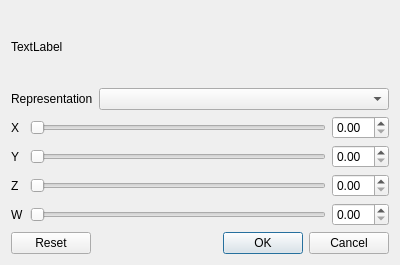
<?xml version="1.0" encoding="UTF-8"?>
<ui version="4.0">
 <class>QuatInputDialog</class>
 <widget class="QDialog" name="QuatInputDialog">
  <property name="geometry">
   <rect>
    <x>0</x>
    <y>0</y>
    <width>400</width>
    <height>265</height>
   </rect>
  </property>
  <property name="sizePolicy">
   <sizepolicy hsizetype="Preferred" vsizetype="Fixed">
    <horstretch>0</horstretch>
    <verstretch>0</verstretch>
   </sizepolicy>
  </property>
  <property name="windowTitle">
   <string>Dialog</string>
  </property>
  <layout class="QVBoxLayout" name="verticalLayout">
   <item>
    <widget class="QLabel" name="label">
     <property name="text">
      <string>TextLabel</string>
     </property>
    </widget>
   </item>
   <item>
    <layout class="QHBoxLayout" name="horizontalLayout_5">
     <item>
      <widget class="QLabel" name="label_2">
       <property name="sizePolicy">
        <sizepolicy hsizetype="Minimum" vsizetype="Preferred">
         <horstretch>0</horstretch>
         <verstretch>0</verstretch>
        </sizepolicy>
       </property>
       <property name="text">
        <string>Representation</string>
       </property>
      </widget>
     </item>
     <item>
      <widget class="QComboBox" name="representationComboBox">
       <property name="sizePolicy">
        <sizepolicy hsizetype="Expanding" vsizetype="Fixed">
         <horstretch>0</horstretch>
         <verstretch>0</verstretch>
        </sizepolicy>
       </property>
      </widget>
     </item>
    </layout>
   </item>
   <item>
    <layout class="QFormLayout" name="formLayout">
     <item row="0" column="0">
      <widget class="QLabel" name="label_x">
       <property name="text">
        <string>X</string>
       </property>
      </widget>
     </item>
     <item row="0" column="1">
      <layout class="QHBoxLayout" name="horizontalLayout">
       <item>
        <widget class="QSlider" name="horizontalSlider_x">
         <property name="orientation">
          <enum>Qt::Horizontal</enum>
         </property>
        </widget>
       </item>
       <item>
        <widget class="QDoubleSpinBox" name="doubleSpinBox_x"/>
       </item>
      </layout>
     </item>
     <item row="1" column="0">
      <widget class="QLabel" name="label_y">
       <property name="text">
        <string>Y</string>
       </property>
      </widget>
     </item>
     <item row="1" column="1">
      <layout class="QHBoxLayout" name="horizontalLayout_2">
       <item>
        <widget class="QSlider" name="horizontalSlider_y">
         <property name="orientation">
          <enum>Qt::Horizontal</enum>
         </property>
        </widget>
       </item>
       <item>
        <widget class="QDoubleSpinBox" name="doubleSpinBox_y"/>
       </item>
      </layout>
     </item>
     <item row="2" column="0">
      <widget class="QLabel" name="label_z">
       <property name="text">
        <string>Z</string>
       </property>
      </widget>
     </item>
     <item row="2" column="1">
      <layout class="QHBoxLayout" name="horizontalLayout_3">
       <item>
        <widget class="QSlider" name="horizontalSlider_z">
         <property name="orientation">
          <enum>Qt::Horizontal</enum>
         </property>
        </widget>
       </item>
       <item>
        <widget class="QDoubleSpinBox" name="doubleSpinBox_z"/>
       </item>
      </layout>
     </item>
     <item row="3" column="0">
      <widget class="QLabel" name="label_w">
       <property name="text">
        <string>W</string>
       </property>
      </widget>
     </item>
     <item row="3" column="1">
      <layout class="QHBoxLayout" name="horizontalLayout_4">
       <item>
        <widget class="QSlider" name="horizontalSlider_w">
         <property name="orientation">
          <enum>Qt::Horizontal</enum>
         </property>
        </widget>
       </item>
       <item>
        <widget class="QDoubleSpinBox" name="doubleSpinBox_w"/>
       </item>
      </layout>
     </item>
    </layout>
   </item>
   <item>
    <widget class="QDialogButtonBox" name="buttonBox">
     <property name="orientation">
      <enum>Qt::Horizontal</enum>
     </property>
     <property name="standardButtons">
      <set>QDialogButtonBox::Cancel|QDialogButtonBox::Ok|QDialogButtonBox::Reset</set>
     </property>
    </widget>
   </item>
  </layout>
 </widget>
 <resources/>
 <connections>
  <connection>
   <sender>buttonBox</sender>
   <signal>accepted()</signal>
   <receiver>QuatInputDialog</receiver>
   <slot>accept()</slot>
   <hints>
    <hint type="sourcelabel">
     <x>248</x>
     <y>254</y>
    </hint>
    <hint type="destinationlabel">
     <x>157</x>
     <y>274</y>
    </hint>
   </hints>
  </connection>
  <connection>
   <sender>buttonBox</sender>
   <signal>rejected()</signal>
   <receiver>QuatInputDialog</receiver>
   <slot>reject()</slot>
   <hints>
    <hint type="sourcelabel">
     <x>316</x>
     <y>260</y>
    </hint>
    <hint type="destinationlabel">
     <x>286</x>
     <y>274</y>
    </hint>
   </hints>
  </connection>
 </connections>
</ui>
